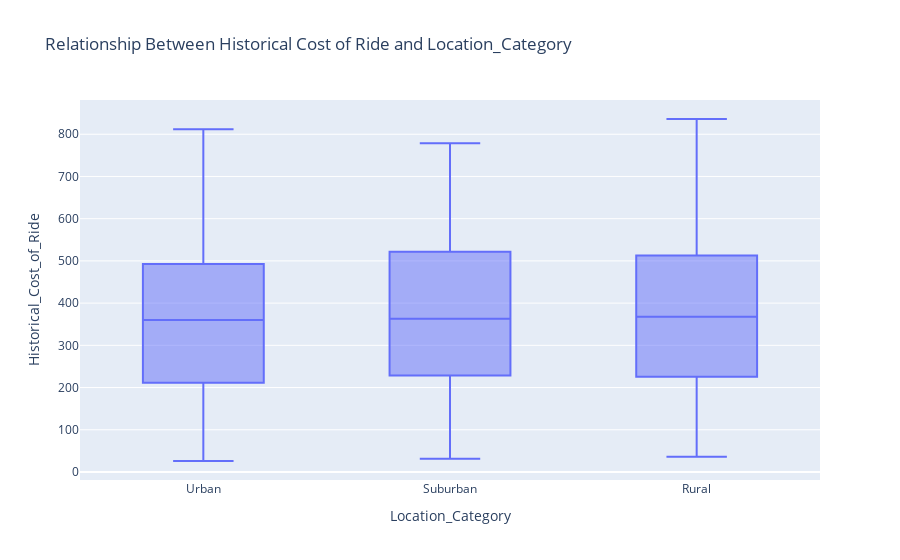

The cell this chart's notebook holds for it:
### Markdown cell above
Relationship Between Historical Cost of Ride and Location_Category

### Code cell
figure = plx.box( data, x="Location_Category",
                     y= "Historical_Cost_of_Ride",
                     title = "Relationship Between Historical Cost of Ride and Location_Category",
                    )
figure.show()

### Figure 1 — Plotly figure (JSON) as saved in the notebook; plotly's stock layout.template omitted (floating-point values rounded to 4 significant figures; data arrays with more than 128 entries replaced by an {"elided": "..."} marker saying what was removed)
{"data": [{"alignmentgroup": "True", "hovertemplate": "Location_Category=%{x}<br>Historical_Cost_of_Ride=%{y}<extra></extra>", "legendgroup": "", "marker": {"color": "#636efa"}, "name": "", "notched": false, "offsetgroup": "", "orientation": "v", "showlegend": false, "type": "box", "x": {"elided": "1000 str values"}, "x0": " ", "xaxis": "x", "y": {"elided": "1000 float values"}, "y0": " ", "yaxis": "y"}], "layout": {"boxmode": "group", "legend": {"tracegroupgap": 0}, "title": {"text": "Relationship Between Historical Cost of Ride and Location_Category"}, "xaxis": {"anchor": "y", "domain": [0, 1], "title": {"text": "Location_Category"}}, "yaxis": {"anchor": "x", "domain": [0, 1], "title": {"text": "Historical_Cost_of_Ride"}}}}
